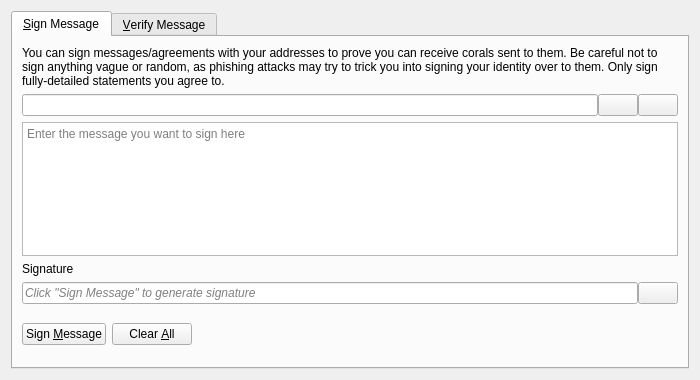
<?xml version="1.0" encoding="UTF-8"?>
<ui version="4.0">
 <class>SignVerifyMessageDialog</class>
 <widget class="QDialog" name="SignVerifyMessageDialog">
  <property name="geometry">
   <rect>
    <x>0</x>
    <y>0</y>
    <width>700</width>
    <height>380</height>
   </rect>
  </property>
  <property name="windowTitle">
   <string>Signatures - Sign / Verify a Message</string>
  </property>
  <property name="modal">
   <bool>true</bool>
  </property>
  <layout class="QVBoxLayout" name="verticalLayout">
   <item>
    <widget class="QTabWidget" name="tabWidget">
     <property name="currentIndex">
      <number>0</number>
     </property>
     <widget class="QWidget" name="tabSignMessage">
      <attribute name="title">
       <string>&amp;Sign Message</string>
      </attribute>
      <layout class="QVBoxLayout" name="verticalLayout_SM">
       <item>
        <widget class="QLabel" name="infoLabel_SM">
         <property name="text">
          <string>You can sign messages/agreements with your addresses to prove you can receive corals sent to them. Be careful not to sign anything vague or random, as phishing attacks may try to trick you into signing your identity over to them. Only sign fully-detailed statements you agree to.</string>
         </property>
         <property name="textFormat">
          <enum>Qt::PlainText</enum>
         </property>
         <property name="wordWrap">
          <bool>true</bool>
         </property>
        </widget>
       </item>
       <item>
        <layout class="QHBoxLayout" name="horizontalLayout_1_SM">
         <property name="spacing">
          <number>0</number>
         </property>
         <item>
          <widget class="QValidatedLineEdit" name="addressIn_SM">
           <property name="toolTip">
            <string>The Bitcoin address to sign the message with</string>
           </property>
          </widget>
         </item>
         <item>
          <widget class="QPushButton" name="addressBookButton_SM">
           <property name="toolTip">
            <string>Choose previously used address</string>
           </property>
           <property name="text">
            <string/>
           </property>
           <property name="icon">
            <iconset resource="../bitcoin.qrc">
             <normaloff>:/icons/address-book</normaloff>:/icons/address-book</iconset>
           </property>
           <property name="shortcut">
            <string>Alt+A</string>
           </property>
           <property name="autoDefault">
            <bool>false</bool>
           </property>
          </widget>
         </item>
         <item>
          <widget class="QPushButton" name="pasteButton_SM">
           <property name="toolTip">
            <string>Paste address from clipboard</string>
           </property>
           <property name="text">
            <string/>
           </property>
           <property name="icon">
            <iconset resource="../bitcoin.qrc">
             <normaloff>:/icons/editpaste</normaloff>:/icons/editpaste</iconset>
           </property>
           <property name="shortcut">
            <string>Alt+P</string>
           </property>
           <property name="autoDefault">
            <bool>false</bool>
           </property>
          </widget>
         </item>
        </layout>
       </item>
       <item>
        <widget class="QPlainTextEdit" name="messageIn_SM">
         <property name="toolTip">
          <string>Enter the message you want to sign here</string>
         </property>
         <property name="placeholderText">
          <string>Enter the message you want to sign here</string>
         </property>
        </widget>
       </item>
       <item>
        <widget class="QLabel" name="signatureLabel_SM">
         <property name="text">
          <string>Signature</string>
         </property>
         <property name="textFormat">
          <enum>Qt::PlainText</enum>
         </property>
        </widget>
       </item>
       <item>
        <layout class="QHBoxLayout" name="horizontalLayout_2_SM">
         <property name="spacing">
          <number>0</number>
         </property>
         <item>
          <widget class="QLineEdit" name="signatureOut_SM">
           <property name="placeholderText">
            <string>Click "Sign Message" to generate signature</string>
           </property>
           <property name="font">
            <font>
             <italic>true</italic>
            </font>
           </property>
           <property name="readOnly">
            <bool>true</bool>
           </property>
          </widget>
         </item>
         <item>
          <widget class="QPushButton" name="copySignatureButton_SM">
           <property name="toolTip">
            <string>Copy the current signature to the system clipboard</string>
           </property>
           <property name="text">
            <string/>
           </property>
           <property name="icon">
            <iconset resource="../bitcoin.qrc">
             <normaloff>:/icons/editcopy</normaloff>:/icons/editcopy</iconset>
           </property>
           <property name="autoDefault">
            <bool>false</bool>
           </property>
          </widget>
         </item>
        </layout>
       </item>
       <item>
        <layout class="QHBoxLayout" name="horizontalLayout_3_SM">
         <item>
          <widget class="QPushButton" name="signMessageButton_SM">
           <property name="toolTip">
            <string>Sign the message to prove you own this Bitcoin address</string>
           </property>
           <property name="text">
            <string>Sign &amp;Message</string>
           </property>
           <property name="icon">
            <iconset resource="../bitcoin.qrc">
             <normaloff>:/icons/edit</normaloff>:/icons/edit</iconset>
           </property>
           <property name="autoDefault">
            <bool>false</bool>
           </property>
          </widget>
         </item>
         <item>
          <widget class="QPushButton" name="clearButton_SM">
           <property name="toolTip">
            <string>Reset all sign message fields</string>
           </property>
           <property name="text">
            <string>Clear &amp;All</string>
           </property>
           <property name="icon">
            <iconset resource="../bitcoin.qrc">
             <normaloff>:/icons/remove</normaloff>:/icons/remove</iconset>
           </property>
           <property name="autoDefault">
            <bool>false</bool>
           </property>
          </widget>
         </item>
         <item>
          <spacer name="horizontalSpacer_1_SM">
           <property name="orientation">
            <enum>Qt::Horizontal</enum>
           </property>
           <property name="sizeHint" stdset="0">
            <size>
             <width>40</width>
             <height>48</height>
            </size>
           </property>
          </spacer>
         </item>
         <item>
          <widget class="QLabel" name="statusLabel_SM">
           <property name="font">
            <font>
             <weight>75</weight>
             <bold>true</bold>
            </font>
           </property>
           <property name="text">
            <string/>
           </property>
           <property name="wordWrap">
            <bool>true</bool>
           </property>
          </widget>
         </item>
         <item>
          <spacer name="horizontalSpacer_2_SM">
           <property name="orientation">
            <enum>Qt::Horizontal</enum>
           </property>
           <property name="sizeHint" stdset="0">
            <size>
             <width>40</width>
             <height>48</height>
            </size>
           </property>
          </spacer>
         </item>
        </layout>
       </item>
      </layout>
     </widget>
     <widget class="QWidget" name="tabVerifyMessage">
      <attribute name="title">
       <string>&amp;Verify Message</string>
      </attribute>
      <layout class="QVBoxLayout" name="verticalLayout_VM">
       <item>
        <widget class="QLabel" name="infoLabel_VM">
         <property name="text">
          <string>Enter the receiver's address, message (ensure you copy line breaks, spaces, tabs, etc. exactly) and signature below to verify the message. Be careful not to read more into the signature than what is in the signed message itself, to avoid being tricked by a man-in-the-middle attack. Note that this only proves the signing party receives with the address, it cannot prove sendership of any transaction!</string>
         </property>
         <property name="textFormat">
          <enum>Qt::PlainText</enum>
         </property>
         <property name="alignment">
          <set>Qt::AlignLeading|Qt::AlignLeft|Qt::AlignTop</set>
         </property>
         <property name="wordWrap">
          <bool>true</bool>
         </property>
        </widget>
       </item>
       <item>
        <layout class="QHBoxLayout" name="horizontalLayout_1_VM">
         <property name="spacing">
          <number>0</number>
         </property>
         <item>
          <widget class="QValidatedLineEdit" name="addressIn_VM">
           <property name="toolTip">
            <string>The Bitcoin address the message was signed with</string>
           </property>
          </widget>
         </item>
         <item>
          <widget class="QPushButton" name="addressBookButton_VM">
           <property name="toolTip">
            <string>Choose previously used address</string>
           </property>
           <property name="text">
            <string/>
           </property>
           <property name="icon">
            <iconset resource="../bitcoin.qrc">
             <normaloff>:/icons/address-book</normaloff>:/icons/address-book</iconset>
           </property>
           <property name="shortcut">
            <string>Alt+A</string>
           </property>
           <property name="autoDefault">
            <bool>false</bool>
           </property>
          </widget>
         </item>
        </layout>
       </item>
       <item>
        <widget class="QPlainTextEdit" name="messageIn_VM">
          <property name="toolTip">
            <string>The signed message to verify</string>
          </property>
          <property name="placeholderText">
            <string>The signed message to verify</string>
          </property>
        </widget>
       </item>
       <item>
        <widget class="QValidatedLineEdit" name="signatureIn_VM">
          <property name="toolTip">
            <string>The signature given when the message was signed</string>
          </property>
          <property name="placeholderText">
            <string>The signature given when the message was signed</string>
          </property>
        </widget>
       </item>
       <item>
        <layout class="QHBoxLayout" name="horizontalLayout_2_VM">
         <item>
          <widget class="QPushButton" name="verifyMessageButton_VM">
           <property name="toolTip">
            <string>Verify the message to ensure it was signed with the specified Bitcoin address</string>
           </property>
           <property name="text">
            <string>Verify &amp;Message</string>
           </property>
           <property name="icon">
            <iconset resource="../bitcoin.qrc">
             <normaloff>:/icons/transaction_0</normaloff>:/icons/transaction_0</iconset>
           </property>
           <property name="autoDefault">
            <bool>false</bool>
           </property>
          </widget>
         </item>
         <item>
          <widget class="QPushButton" name="clearButton_VM">
           <property name="toolTip">
            <string>Reset all verify message fields</string>
           </property>
           <property name="text">
            <string>Clear &amp;All</string>
           </property>
           <property name="icon">
            <iconset resource="../bitcoin.qrc">
             <normaloff>:/icons/remove</normaloff>:/icons/remove</iconset>
           </property>
           <property name="autoDefault">
            <bool>false</bool>
           </property>
          </widget>
         </item>
         <item>
          <spacer name="horizontalSpacer_1_VM">
           <property name="orientation">
            <enum>Qt::Horizontal</enum>
           </property>
           <property name="sizeHint" stdset="0">
            <size>
             <width>40</width>
             <height>48</height>
            </size>
           </property>
          </spacer>
         </item>
         <item>
          <widget class="QLabel" name="statusLabel_VM">
           <property name="font">
            <font>
             <weight>75</weight>
             <bold>true</bold>
            </font>
           </property>
           <property name="text">
            <string/>
           </property>
           <property name="wordWrap">
            <bool>true</bool>
           </property>
          </widget>
         </item>
         <item>
          <spacer name="horizontalSpacer_2_VM">
           <property name="orientation">
            <enum>Qt::Horizontal</enum>
           </property>
           <property name="sizeHint" stdset="0">
            <size>
             <width>40</width>
             <height>48</height>
            </size>
           </property>
          </spacer>
         </item>
        </layout>
       </item>
      </layout>
     </widget>
    </widget>
   </item>
  </layout>
 </widget>
 <customwidgets>
  <customwidget>
   <class>QValidatedLineEdit</class>
   <extends>QLineEdit</extends>
   <header>qt/qvalidatedlineedit.h</header>
  </customwidget>
 </customwidgets>
 <resources>
  <include location="../bitcoin.qrc"/>
 </resources>
 <connections/>
</ui>
